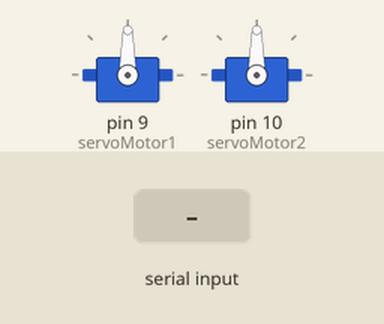
Recording of a sketch running on a simulated Arduino Uno, built with avr-gcc and run on an emulated ATmega328P. On the bench: 2 × servo. The inputs (shaded band) are chosen by the test bench.

Above: at 1.2 s.
1.3 s: "90,45\n" received over Serial
At 1.9 s:
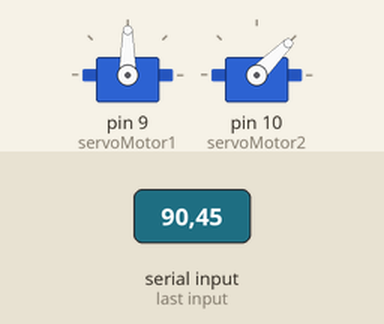
2.8 s: "30,150\n" received over Serial
At 4.0 s:
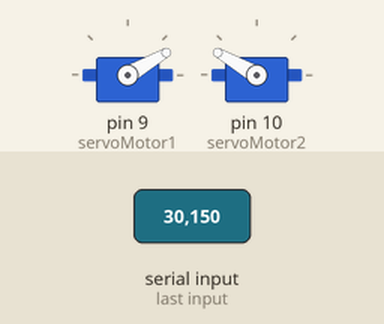
4.3 s: "5\n" received over Serial
At 5.9 s:
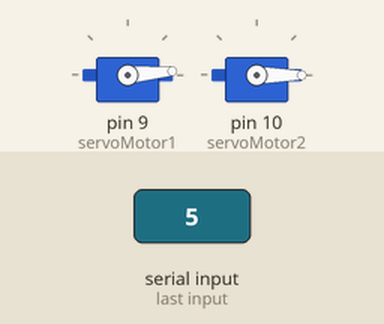
6.8 s: "90\n" received over Serial
At 9.0 s:
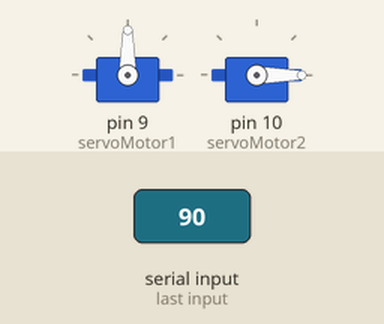
9.3 s: "200\n" received over Serial
At 11.0 s:
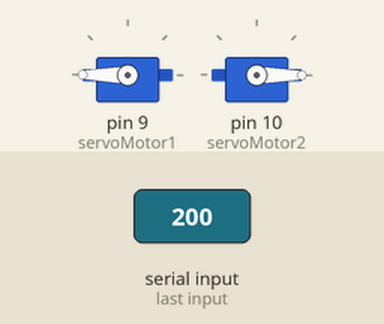
11.8 s: "1,90\n" received over Serial
At 12.2 s:
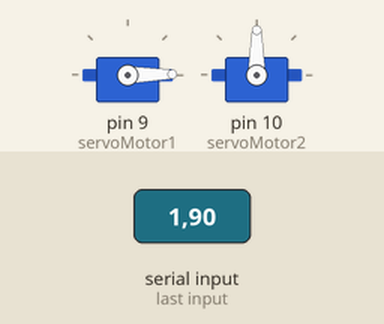
Timing chart, 0 to 14.3 s (numbered marks = the images above; inputs shaded):
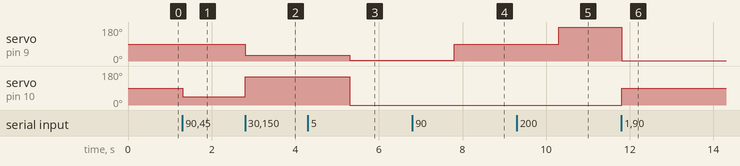

The sketch:

sketch_aug04a.ino
```cpp
#include <Servo.h>

Servo servoMotor1; // Create a servo object for motor 1
Servo servoMotor2; // Create a servo object for motor 2

void setup() {
  servoMotor1.attach(9); // Attach motor 1 to pin 9
  servoMotor2.attach(10); // Attach motor 2 to pin 10
  servoMotor1.write(90);
  servoMotor2.write(90); // Set the initial angle to 90 degrees (midpoint) for motor 2
  Serial.begin(9600);   // Initialize the serial communication
}

void loop() {
  if (Serial.available() >= 2) { // We need to receive two angles separated by a space
    int angle1 = Serial.parseInt(); // Read the first angle value from serial input
    int angle2 = Serial.parseInt(); // Read the second angle value from serial input

    // Constrain the angles between 0 and 180 degrees
    angle1 = constrain(angle1, 0, 180);
    angle2 = constrain(angle2, 0, 180);

    servoMotor1.write(angle1); // Move motor 1 to the specified angle
    servoMotor2.write(angle2); // Move motor 2 to the specified angle
  }
}
```

Measured:
- after the input at 1.3 s, servo on pin 10 (servoMotor2): 90° → 45° at once
- after the input at 2.8 s, servo on pin 9 (servoMotor1): 90° → 30° at once; servo on pin 10 (servoMotor2): 45° → 150° at once
- after the input at 4.3 s, servo on pin 9 (servoMotor1): 30° → 5° after 1.0 s; servo on pin 10 (servoMotor2): 150° → 0° after 1.0 s
- after the input at 6.8 s, servo on pin 9 (servoMotor1): 5° → 90° after 1.0 s
- after the input at 9.3 s, servo on pin 9 (servoMotor1): 90° → 180° after 1.0 s
- after the input at 11.8 s, servo on pin 9 (servoMotor1): 180° → 1° at once; servo on pin 10 (servoMotor2): 0° → 90° at once
